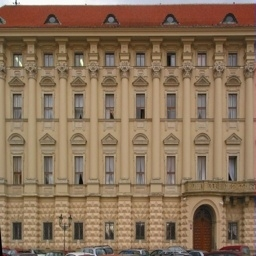
#> input picture Validation/Building/380_A.jpg, 256 x 256 px, given as the content of the folder Training, which was not available
$ python main.py
#> lines starting #> are read from the running program, lines starting #| are printed output that depends on the picture; pictures that were not available may be replaced by others from this repository, and a replacement may not be noted
import cv2
import numpy as np
import os
from sklearn.cluster import KMeans
from sklearn.preprocessing import StandardScaler
import matplotlib.pyplot as plt
from sklearn import svm

# Reading Folders
Training_Dir = "Training"
Testing_Dir = "Testing"
Validation_Dir = "Validation"
Training_path = os.listdir(Training_Dir)
Testing_path = os.listdir(Testing_Dir)
Validation_path = os.listdir(Validation_Dir)

# Creating Sift object
sift = cv2.xfeatures2d.SIFT_create()

# Reading images
Train_data = [] # Training [ Images , labels ]
Test_data = []  # Testing [ Images , labels ]
Label = 0  # Labels : ( Buildings = 0 , Food = 1 , Landscape = 2 , People = 3 )

for Folder_Name in Training_path:
    Path = os.path.join(Training_Dir, Folder_Name) # Join path (Training \ Folder Name )
    Dir = os.listdir(Path)
    for images in Dir:
        path = os.path.join(Path, images) # Join path ( Training \ Folder Name \ Image Name )
        image = cv2.imread(path,0) # Reading image colored ( 1 ) / Gray scale ( 0 )
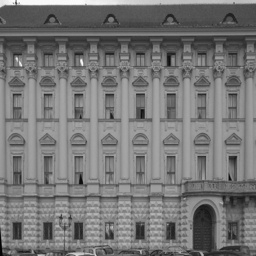
#> image: shape (256, 256); min 2, max 255, mean 118.7
        image = np.array(image)  #List -> Numpy array
        kp, dest = sift.detectAndCompute(image, None)   # Extracting Keypoints and Descriptors from image
#> kp = 977 keypoints; strongest (x, y, size): (81, 61, 2), (230, 179, 2), (112, 116, 2.9), (233, 159, 5.5)

        # Assigning labels
        if Folder_Name == "Building_Training":
            Label = 0
        elif Folder_Name == "Food_Training":
            Label = 1
        elif Folder_Name == "Landscape_Training":
            Label = 2
        elif Folder_Name == "People_Training":
            Label = 3
        Train_data.append([image, Label , dest])  # Training Data [0 --> images , 1 --> labels , 2 --> Descriptors]


np.random.shuffle(Train_data) # shuffling Data

#Feature Exrtaction
Vstack = np.array(Train_data[0][2])
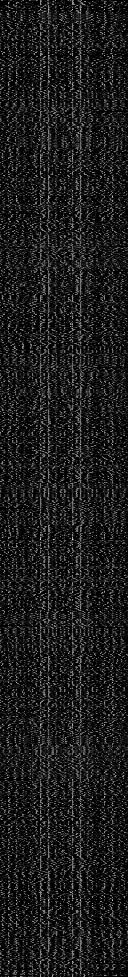
#> Vstack: shape (977, 128) float32; min 0, max 230, mean 28.5
for Descriptor in Train_data[1:] :
    Vstack = np.vstack((Vstack , Descriptor[2])) # Filling stack of descriptors
#> this loop made 0 passes

# K mean clustring
N_clusters = 12
Kmean_object = KMeans(n_clusters = N_clusters)
k_mean = Kmean_object.fit_predict(Vstack)
#> k_mean = 977 values, max 11 at index 19, min 0 at index 9, mean 5.77

# Dictionary(Histogram) of all images initialized by 0
mega_histogram = np.array([np.zeros(N_clusters) for i in range(len(Train_data))])

# filling the Dictionary(Histogram) of all images
counter = 0
for i in range(len(Train_data)) : #images loop(600)
    j = len(Train_data[i][2])
    for k in range(j): #Descriptor length (ex:128)
        index = k_mean[counter + k]
        mega_histogram[i][index]+=1
    counter += j
#> this loop made 1 pass
#> (j, counter) on pass 1: (977, 977)
#> after the loop, counter = 977

#Standardization
scale = StandardScaler().fit(mega_histogram)
mega_histogram = scale.transform(mega_histogram)

image_data = []
label_data = []

for i in Train_data:
    label_data.append(i[1])
#> this loop made 1 pass
#> after the loop, label_data = [0]


# SVM Model Training
#> (the run stopped early here; a loop or call above may not have finished)

$ run again, on Validation/Landscape/00000886.jpg
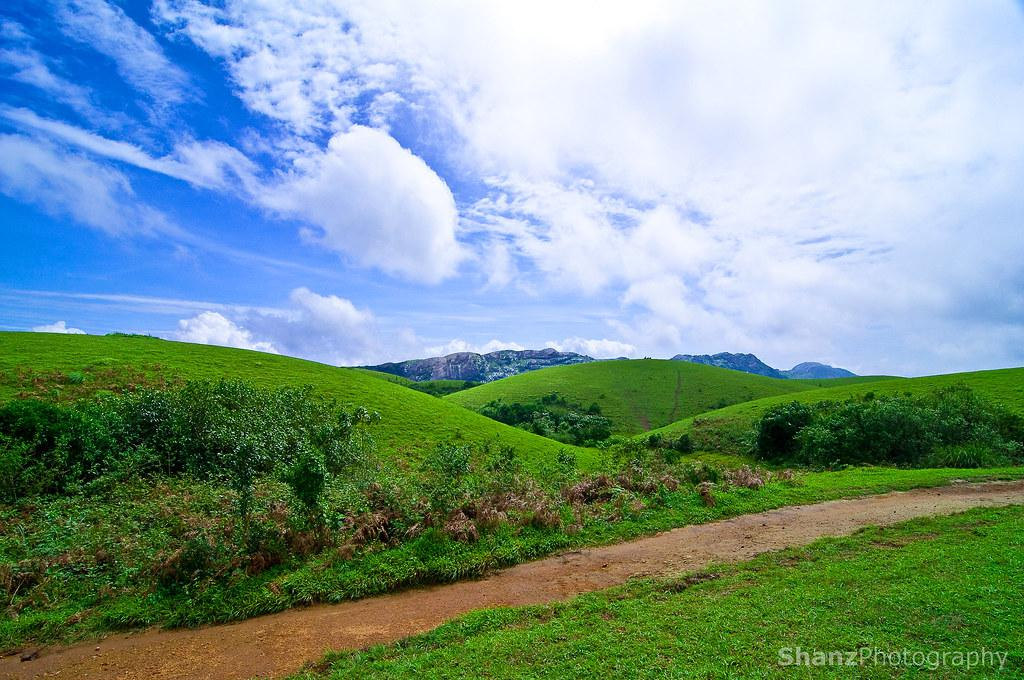
#> input picture Validation/Landscape/00000886.jpg, 1024 x 680 px, given as the content of the folder Training, which was not available
#> `image = cv2.imread(path,0)`:
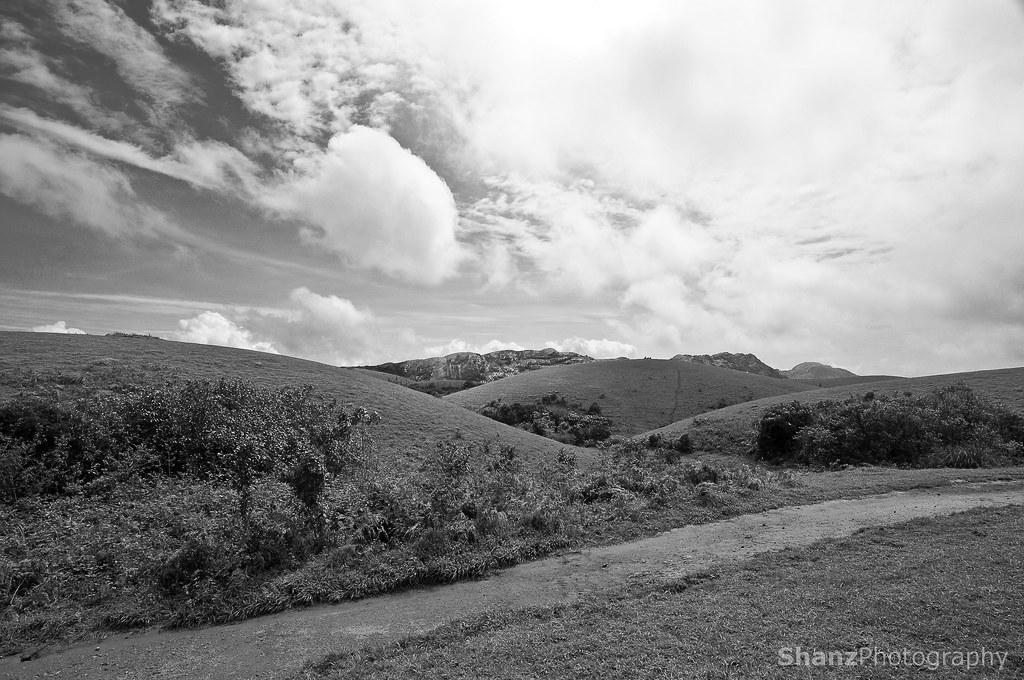
#> image: shape (680, 1024); min 0, max 255, mean 142.5
#> kp = 2958 keypoints; strongest (x, y, size): (327, 520, 2.4), (289, 456, 1.9), (881, 654, 1.9), (359, 367, 1.9)
#> `Vstack = np.array(Train_data[0][2])`:
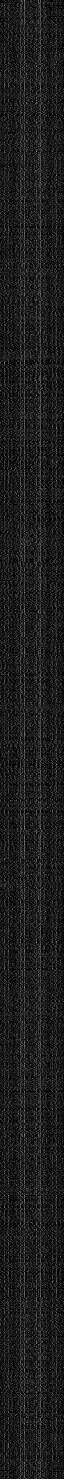
#> Vstack: shape (2958, 128) float32 (shown at 1/2 size); min 0, max 218, mean 29.2
#> k_mean = 2958 values, max 11 at index 6, min 0 at index 21, mean 5.77
#> the loop `for i in range(len(Train_data)) :` made 1 pass
#> (j, counter) on pass 1: (2958, 2958)
#> after the loop `for i in range(len(Train_data)) :`: counter = 2958
#> the loop `for i in Train_data:` made 1 pass
#> after the loop `for i in Train_data:`: label_data = [0]
